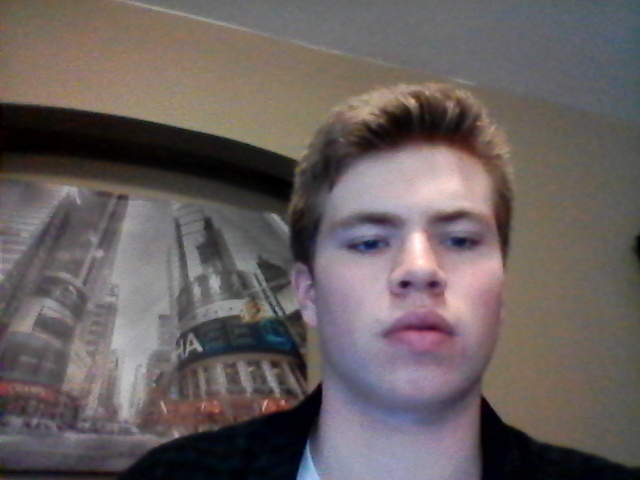
#> input picture images/s.jpg, 640 x 480 px, given in place of the camera
$ jupyter execute --allow-errors SignRecognizer-Old.ipynb   (shell and % lines are left out)   (older library calls are emulated)
#> lines starting #> are read from the running program, lines starting #| are printed output that depends on the picture
[cell 1]
import sys # system functions (ie. exiting the program)
import os # operating system functions (ie. path building on Windows vs. MacOs)
import time # for time operations
import uuid # for generating unique file names
import math # math functions
import time, datetime # date and time

from IPython.display import display as ipydisplay, Image, clear_output, HTML # for interacting with the notebook better

import numpy as np # matrix operations (ie. difference between two matricies)
import cv2 # (OpenCV) computer vision functions (ie. tracking)
(major_ver, minor_ver, subminor_ver) = (cv2.__version__).split('.')
print('OpenCV Version: {}.{}.{}'.format(major_ver, minor_ver, subminor_ver))

import matplotlib.pyplot as plt # (optional) for plotting and showing images inline

[cell 2]
# Color fixer from Jason
def bgrtorgb(image):
    return cv2.cvtColor(image.copy(), cv2.COLOR_BGR2RGB)

[cell 3]
def takePhoto(dt_string, filename, frame):
    cv2.imwrite(os.path.join('Photos', dt_string, filename), frame)
#     print(f'Captured: {filename}')

[cell 4]
IMAGES_FOLDER = os.path.join('images')

[cell 5]
video = cv2.VideoCapture(0)

while True:
    # Read a new frame
    success, frame = video.read()
#> frame is the input picture: shape (480, 640, 3); mean B, G, R 95.1, 95.7, 104.6
    if not success:
        # Frame not successfully read from video capture
        break

    # Display result
    cv2.imshow("frame", frame)

    k = cv2.waitKey(1) & 0xff
#> (key Esc is pressed here)
    if k == 27:# escape pressed
        break
    elif k == 115: # s pressed
        fname = input("File name")
        cv2.imwrite(os.path.join(IMAGES_FOLDER, '{}.jpg'.format(fname)), frame)

cv2.destroyAllWindows()
video.release()

[cell 6]
countdown = 3
letter = 'a'

# Create folder for files
start = datetime.datetime.now()
dt_string = start.strftime("%Y-%m-%d_%H-%M-%S")
os.mkdir(os.path.join('Photos', dt_string))

# Begin capturing video
video = cv2.VideoCapture(0)
current = start
backgroundIsTaken = False
photo_amount = 0
current_count = countdown
while True:
    # Read a new frame
    success, frame = video.read()
    if not success:
        break

    # Display result
    cv2.imshow("frame", frame)

    if(current_count == 0):
        if not backgroundIsTaken:
            takePhoto(dt_string, 'background.jpg', frame)
            backgroundIsTaken = True
        else:
            photo_amount = photo_amount + 1
            takePhoto(dt_string, f'{letter}-{photo_amount}.jpg', frame)
        current_count = countdown

    elif (datetime.datetime.now() - current).seconds == 1:
        current = datetime.datetime.now()
        print(current_count)
        current_count = current_count - 1

    k = cv2.waitKey(1) & 0xff
#> (key Esc is pressed here)
    if k == 27 or k == 113:# escape or q pressed, exit
        print('Quitting.')
        break

cv2.destroyAllWindows()
cv2.waitKey(1)
video.release()

[cell 7]
# Image comparison
imageA = cv2.imread(os.path.join('Photos', dt_string, 'background.jpg'))
imageB = cv2.imread(os.path.join('Photos', dt_string, 'a-1.jpg'))

# convert the images to grayscale
#> (the rest of this cell did not finish here and is left out)

#> (a cell that did not finish here is left out)

[cell 9]
#pip install Pillow will get you Pil
from PIL import Image, ImageFilter

def imageprepare(argv):
    """
    This function returns the pixel values.
    The imput is a jpg file location.
    """
    im = Image.open(argv).convert('L')
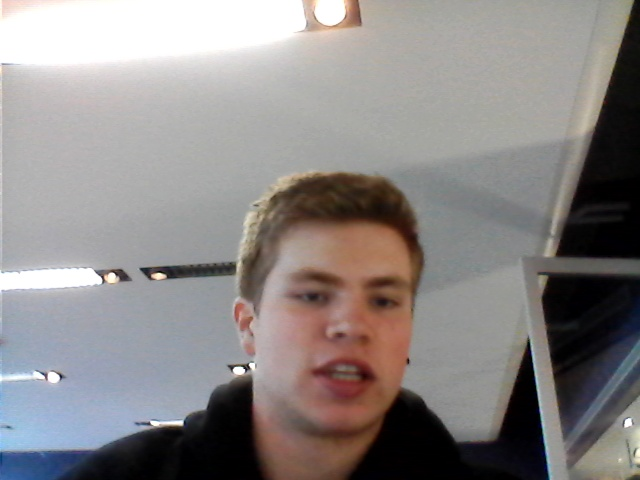
#> input picture images/scotty.jpg, 640 x 480 px, found by its file name
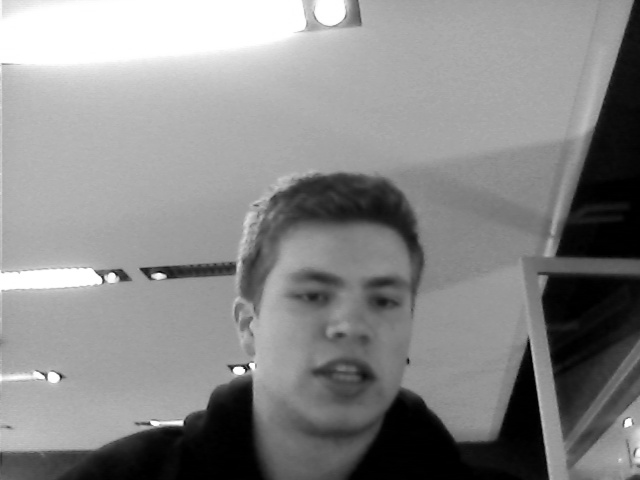
#> im: PIL image 640x480 L; min 0, max 255, mean 136.3
    width = float(im.size[0])
#> width = 640
    height = float(im.size[1])
#> height = 480
    newImage = Image.new('L', (28, 28), (255))  # creates white canvas of 28x28 pixels
#> newImage: PIL image 28x28 L; every value is 255

    if width > height:  # check which dimension is bigger
        # Width is bigger. Width becomes 20 pixels.
        nheight = int(round((20.0 / width * height), 0))  # resize height according to ratio width
#> nheight = 15
        if (nheight == 0):  # rare case but minimum is 1 pixel
            nheight = 1
            # resize and sharpen
        img = im.resize((20, nheight), Image.ANTIALIAS).filter(ImageFilter.SHARPEN)
        wtop = int(round(((28 - nheight) / 2), 0))  # calculate horizontal position
#> wtop = 6
        newImage.paste(img, (4, wtop))  # paste resized image on white canvas
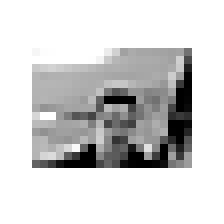
#> newImage: PIL image 28x28 L (shown 8 times larger); min 0, max 255, mean 210.6
    else:
        # Height is bigger. Heigth becomes 20 pixels.
        nwidth = int(round((20.0 / height * width), 0))  # resize width according to ratio height
        if (nwidth == 0):  # rare case but minimum is 1 pixel
            nwidth = 1
            # resize and sharpen
        img = im.resize((nwidth, 20), Image.ANTIALIAS).filter(ImageFilter.SHARPEN)
        wleft = int(round(((28 - nwidth) / 2), 0))  # caculate vertical pozition
        newImage.paste(img, (wleft, 4))  # paste resized image on white canvas

    #Location to save the image    v
    newImage.save(r'C:\Users\scott\OneDrive\Desktop\Computer-Vision-Basics-with-Python-Keras-and-OpenCV-master\images\scottychange.jpg')

    tv = list(newImage.getdata())  # get pixel values
#> tv = 784 values, max 255 at index 0, min 0 at index 303, mean 210.6

    # normalize pixels to 0 and 1. 0 is pure white, 1 is pure black.
    tva = [(255 - x) * 1.0 / 255.0 for x in tv]
#> tva = 784 values, max 1 at index 303, min 0 at index 0, mean 0.174
    tva.insert(0, 23)
    import csv
    with open(r'sign_mnist_train.csv', 'a') as f:
        writer = csv.writer(f)
        writer.writerow(tva)
    print(tva) #Matrix value conversion
#> (printed output is left out)
    return tva

x=imageprepare(r'C:\Users\scott\OneDrive\Desktop\Computer-Vision-Basics-with-Python-Keras-and-OpenCV-master\images\Scotty.jpg')#file path here for image you want to change
#> x = 785 values, max 23 at index 0, min 0 at index 1, mean 0.203
print(len(x))# mnist IMAGES are 28x28=784 pixels
